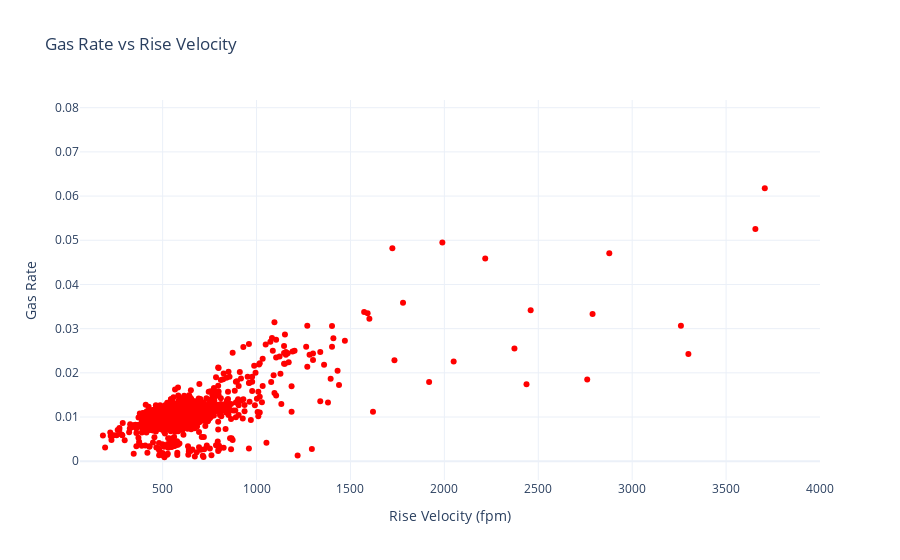

Here is the notebook cell this chart was saved with:
### Code cell
# Create Plotly figure
fig = go.Figure()

# Add scatter plot (point cloud)
fig.add_trace(go.Scatter(
    x=df_z['Rise Velocity (fpm)'],
    y=df_z['GasRate'],
    mode='markers',
    marker=dict(size=6, color='red', opacity=1),
    name='Gas Rate'
))

# Customize layout
fig.update_layout(
    title='Gas Rate vs Rise Velocity',
    xaxis_title='Rise Velocity (fpm)',
    yaxis_title='Gas Rate',
    xaxis_range=[60, 4000],  # Set x-axis limits (adjust as needed)
    template='plotly_white'
)

# Show plot
fig.show()

### Figure 1 — Plotly figure (JSON) as saved in the notebook; plotly's stock layout.template omitted (floating-point values rounded to 4 significant figures; data arrays with more than 128 entries replaced by an {"elided": "..."} marker saying what was removed)
{"data": [{"marker": {"color": "red", "opacity": 1, "size": 6}, "mode": "markers", "name": "Gas Rate", "type": "scatter", "x": {"elided": "1668 float values"}, "y": {"elided": "1668 float values"}}], "layout": {"title": {"text": "Gas Rate vs Rise Velocity"}, "xaxis": {"range": [60, 4000], "title": {"text": "Rise Velocity (fpm)"}}, "yaxis": {"title": {"text": "Gas Rate"}}}}
